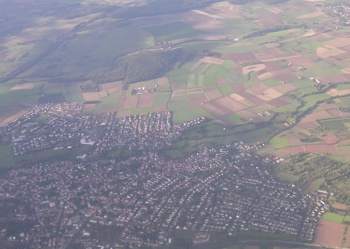
%> input picture p3/campo.ppm, 350 x 249 px
$ octave Ejercicio2.m   (GNU Octave 9; MATLAB toolbox functions it lacks are replaced by stand-ins)
%> lines starting %> are read from the running program, lines starting %| are printed output that depends on the picture
% Coge una imagen en color y utiliza imadjust o histeq para mejorar el contraste. Considera estas posibilidades:

%? Ecualizar por separado cada banda R, G, B.

imgrgb=imread('campo.ppm');
%> imgrgb is the input picture: size 249x350x3 uint8; mean R, G, B 139.5, 137.1, 148.1
equ=cat(3,histeq(imgrgb(:,:,1)),histeq(imgrgb(:,:,2)),histeq(imgrgb(:,:,3)));

f=figure(2); set(f,'Name','Imagen Ecualizada');
subplot(3,3,1);imshow(equ),title('Ecualizada');
subplot(3,3,4);imshow(equ(:,:,1)),title('Rojo');
subplot(3,3,5);imshow(equ(:,:,2)),title('Verde');
subplot(3,3,6);imshow(equ(:,:,2)),title('Azul');
subplot(3,3,7);imhist(equ(:,:,1)),title('Hist Rojo');
subplot(3,3,8);imhist(equ(:,:,2)),title('Hist Verde');
subplot(3,3,9);imhist(equ(:,:,2)),title('Hist Azul');


%? Ecualizar por separado cada banda H, S, V.

imghsv=rgb2hsv(imgrgb);
%> imghsv: size 249x350x3 double; mean H, S, V 0.573, 0.126, 0.599
equ2=hsv2rgb(cat(3,histeq(imghsv(:,:,1)),histeq(imghsv(:,:,2)),histeq(imghsv(:,:,3) )));
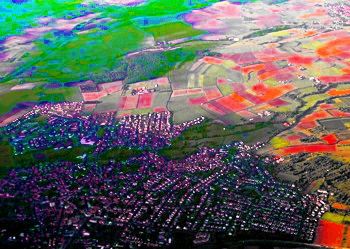
%> equ2: size 249x350x3 double; mean R, G, B 0.374, 0.39, 0.366
f=figure(5); set(f,'Name','Imagen Ecualizada HSV');
subplot(3,3,1);imshow(equ2),title('Ecualizada HSV');
subplot(3,3,4);imshow(equ2(:,:,1)),title('Rojo');
subplot(3,3,5);imshow(equ2(:,:,2)),title('Verde');
subplot(3,3,6);imshow(equ2(:,:,2)),title('Azul');
subplot(3,3,7);imhist(equ2(:,:,1)),title('Hist Rojo');
subplot(3,3,8);imhist(equ2(:,:,2)),title('Hist Verde');
subplot(3,3,9);imhist(equ2(:,:,3)),title('Hist Azul');
%> after `title('Hist Azul')`:
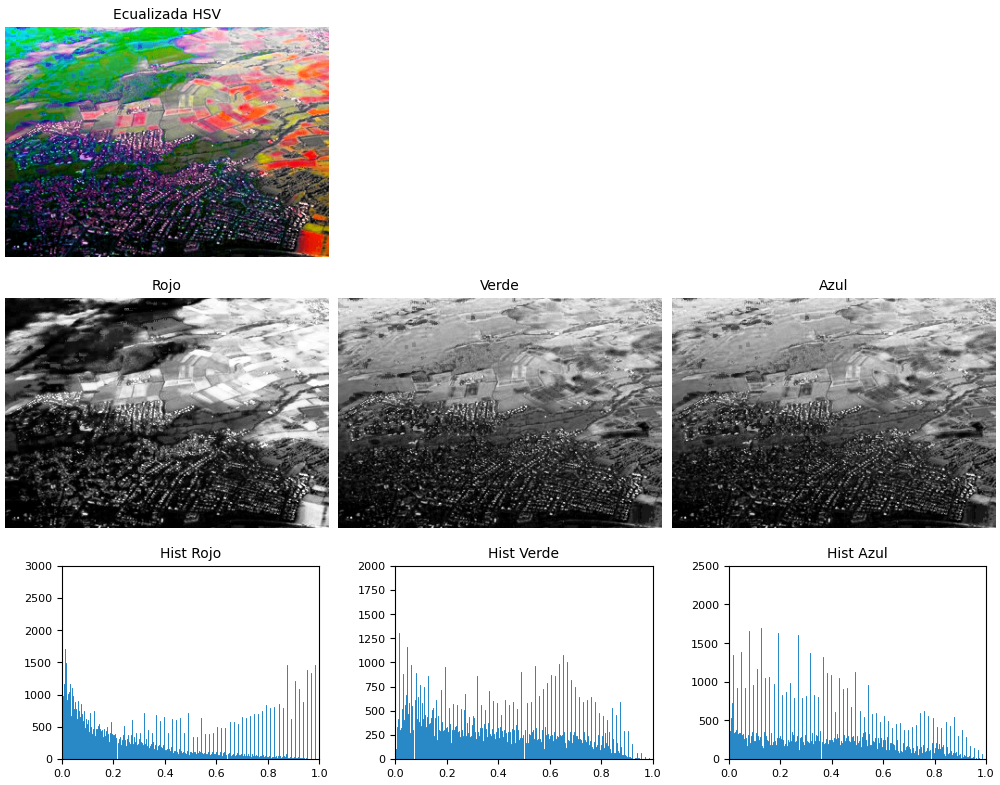
%> figure redrawn from the program's plot data, 7 panels


%¿Cómo podemos conseguir un buen ecualizado para imágenes en
%color? Usa danza.ppm para contestar a esta pregunta.

%Cada imagen tiene su propio histograma. Pero como regla general se considera que
%una imagen tiene un buen contraste si su histograma se extiende ocupando casi todo
%el rango de tonos, como ocurre con en la imagen:

imgrgb=imread('danza.ppm');
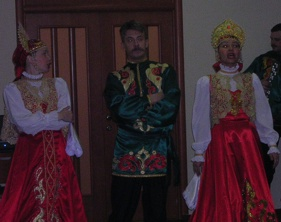
%> input picture p3/danza.ppm, 281 x 222 px
%> imgrgb is the input picture: size 222x281x3 uint8; mean R, G, B 56.8, 37.2, 43.9
equ=cat(3,histeq(imgrgb(:,:,1)),histeq(imgrgb(:,:,2)),histeq(imgrgb(:,:,3)));
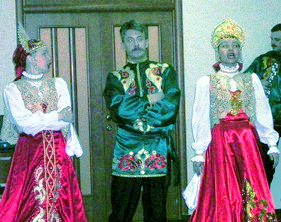
%> equ: size 222x281x3 uint8; mean R, G, B 126.9, 127.5, 127.6
Igray=rgb2gray(imgrgb);
Igray2=rgb2gray(equ);
f=figure(2); set(f,'Name','Imagen Ecualizada');
subplot(4,3,1);imshow(equ),title('Ecualizada');
subplot(4,3,4);imshow(equ(:,:,1)),title('Rojo');
%> after `imshow(equ(:,:,1))`:
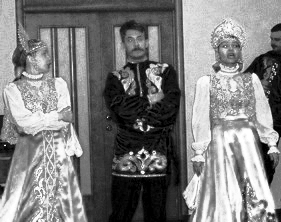
%> displayed picture: size 222x281, on the screen's scale of 0 to 255; min 0, max 255, mean 126.9
subplot(4,3,5);imshow(equ(:,:,2)),title('Verde');
%> after `imshow(equ(:,:,2))`:
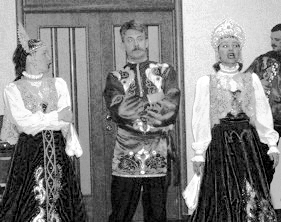
%> displayed picture: size 222x281, on the screen's scale of 0 to 255; min 0, max 255, mean 127.5
subplot(4,3,6);imshow(equ(:,:,2)),title('Azul');
subplot(4,3,7);imhist(equ(:,:,1)),title('Hist Rojo');
subplot(4,3,8);imhist(equ(:,:,2)),title('Hist Verde');
subplot(4,3,9);imhist(equ(:,:,2)),title('Hist Azul');
subplot(4,3,10);imshow(imgrgb),title('Imagen original');
subplot(4,3,11);imhist(Igray),title('Hist gris normal');
subplot(4,3,12);imhist(Igray2),title('Hist gris Ecualizada');
%> after `title('Hist gris Ecualizada')`:
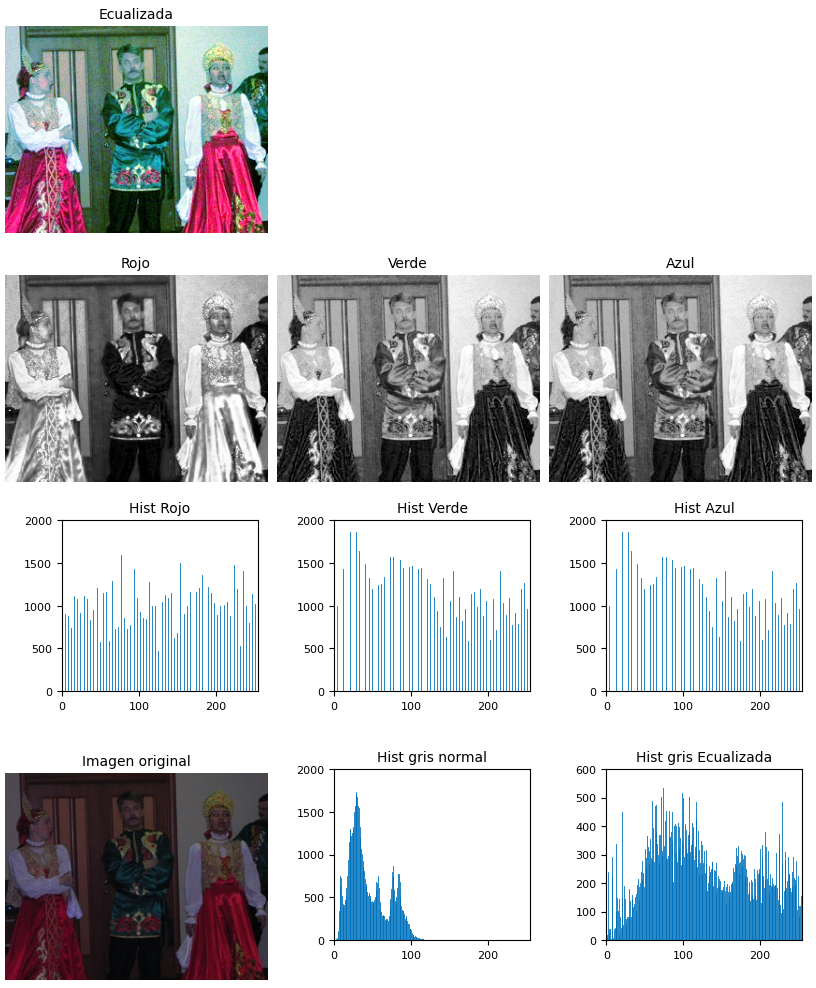
%> figure redrawn from the program's plot data, 10 panels

%Si se entiende por contraste la diferencia de brillo entre las zonas
%más claras y más oscuras en una imagen, la imagen original es un ejemplo de bajo contraste. No hay nada completamente oscuro ni
%tampoco muy claro. Esto se traduce en un histograma estrecho. Además, como la
%tónica dominante son los grises medios, se observa que está bastante
%centrado. Frente a escenas con una iluminación más normal, los histogramas deberían ser del
%tipo amplio como la figura Hist gris Ecu. Si no es así, un histograma desplazado a la izquierda puede
%denotar falta de exposición, y exceso de ella si lo está hacia la derecha
